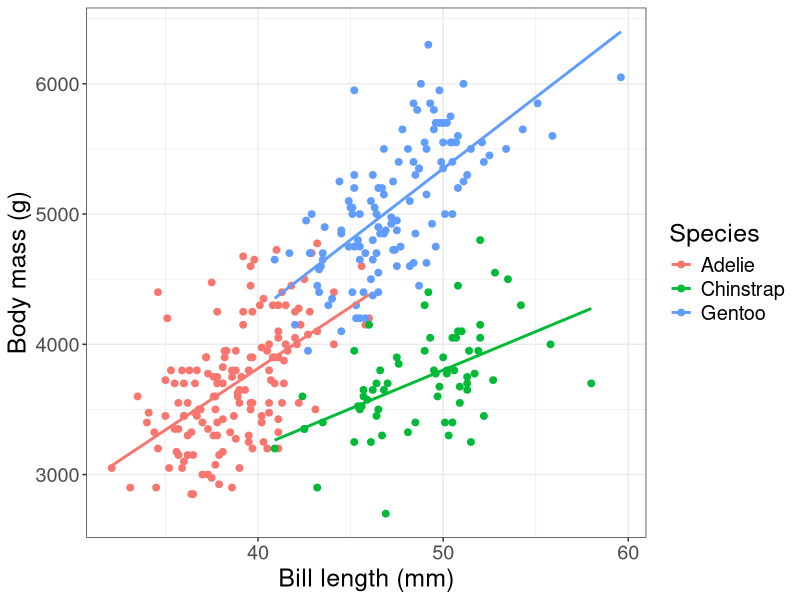

Recreate this plot in R.
## ---- chunk 1
#| message: false
#| warning: false
library(tidyverse)
library(palmerpenguins)

penguins <- penguins |>
  drop_na(bill_length_mm, body_mass_g, species)
## ---- chunk 2
summary <- penguins |>
  group_by(species) |>
  summarise(
    mean_bill_length_mm = round(mean(bill_length_mm), 1),
    sd_bill_length_mm = round(sd(bill_length_mm), 1),
    mean_body_mass_g = round(mean(body_mass_g), 1),
    sd_body_mass_g = round(sd(body_mass_g), 1)
  )
summary
## ---- chunk 3
#| label: fig-penguin-mass
#| fig-cap: "Body mass of penguins by species, plotted against bill length."
penguins_length_to_mass <- ggplot(
    data = penguins,
    mapping = aes(x = bill_length_mm, y = body_mass_g, colour = species)
  ) +
  geom_point(size = 2) +
  geom_smooth(method = "lm", se = FALSE) +
  xlab("Bill length (mm)") +
  ylab("Body mass (g)") +
  labs(colour = "Species") +
  theme_bw() +
  theme(text = element_text(size = 18))

penguins_length_to_mass
